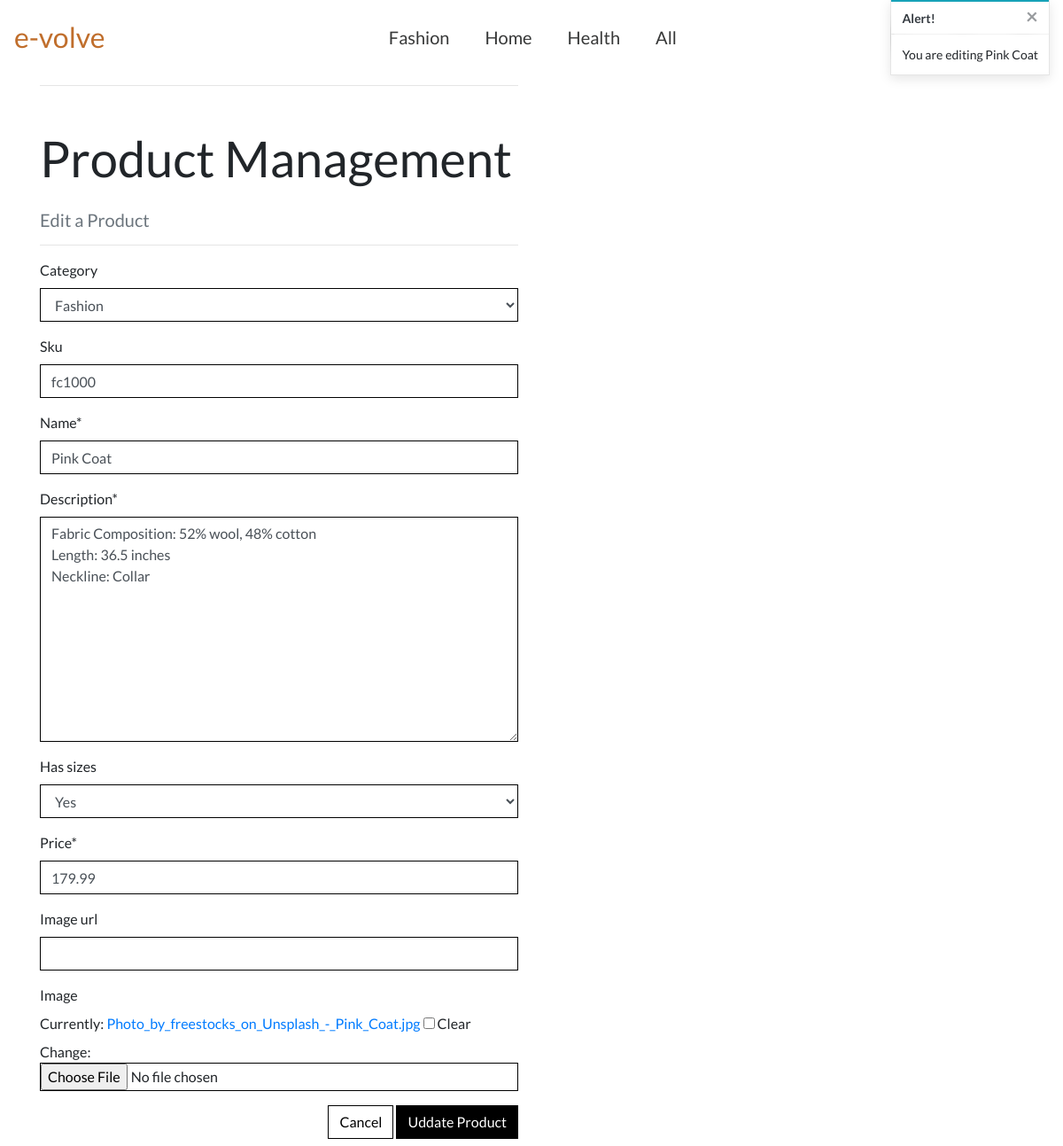
Page /products/edit/1/ (signed in) on the earlier database version.
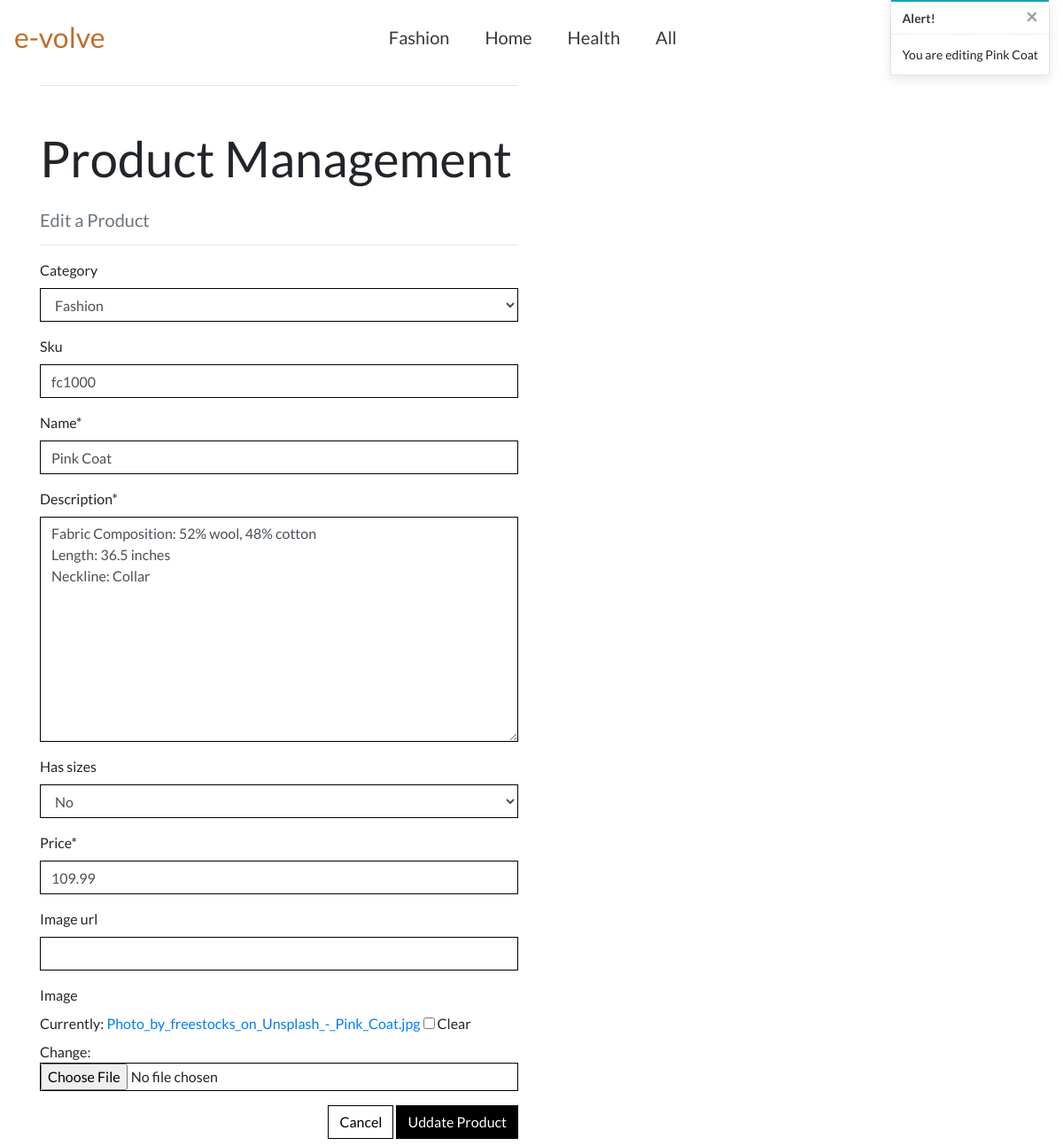
Same page on the later database version.
### products/models.py (models this page shows, shortened)
class Product(models.Model):
    category = models.ForeignKey('Category', null=True, blank=True,
                                 on_delete=models.SET_NULL)
    sku = models.CharField(max_length=254, null=True, blank=True)
    name = models.CharField(max_length=254)
    description = models.TextField()
    has_sizes = models.BooleanField(default=False, null=True, blank=True)
    price = models.DecimalField(max_digits=6, decimal_places=2)
    image_url = models.URLField(max_length=1024, null=True, blank=True)
    image = models.ImageField(null=True, blank=True)

### products/views.py (the view)
# urls.py: path('edit/<int:product_id>/', views.edit_product, name='edit_product'),
@login_required()
def edit_product(request, product_id):
    if not request.user.is_superuser:
        messages.error(request, 'Sorry, only store owners can do that.')
        return redirect(reverse('home'))
    product = get_object_or_404(Product, pk=product_id)
    if request.method == 'POST':
        form = ProductForm(request.POST, request.FILES, instance=product)
        if form.is_valid():
            form.save()
            messages.success(request, 'Successfully updated product!')
            return redirect(reverse('product_detail', args=[product.id]))
        else:
            messages.error(request, 'Failed to update product. Please ensure the form is valid.')
    else:
        form = ProductForm(instance=product)
        messages.info(request, f'You are editing {product.name}')
    template = 'products/edit_product.html'
    context = {
        'form': form,
        'product': product,
    }
    return render(request, template, context)

### products/forms.py
class ProductForm(forms.ModelForm):
    class Meta:
        model = Product
        fields = '__all__'
    def __init__(self, *args, **kwargs):
        super().__init__(*args, **kwargs)
        categories = Category.objects.all()
        friendly_names = [(c.id, c.get_friendly_name()) for c in categories]
        self.fields['category'].choices = friendly_names
        for field_name, field in self.fields.items():
            field.widget.attrs['class'] = 'border-black rounded-0'

### products/models.py (called while the page is built)
    def get_friendly_name(self):
        return self.friendly_name

### products/templates/products/edit_product.html (shortened to what this page needs)
{% extends "base.html" %}
{% load static %}
{% block content %}
    <div class="overlay"></div>
    <div class="container">
        <div class="row">
            <div class="mt-5 col-12 col-md-6">
                <hr class="mt-5 mb-5">
                <h2 class="logo-font mb-4">Product Management</h2>
                <h5 class="text-muted">Edit a Product</h5>
                <hr>
            </div>
        </div>
        <div class="row">
            <div class="col-12 col-md-6">
                <form method="POST" action="{% url 'edit_product' product.id %}" class="form mb-2" enctype="multipart/form-data">
                    {{ form | crispy }}
                    <div class="text-right">
                        <a class="btn btn-outline-black rounded-0" href="{% url 'products' %}">Cancel</a>
                        <button class="btn btn-black rounded-0" type="submit">Uddate Product</button>
                    </div>
                </form>
            </div>
        </div>
    </div>
{% endblock %}

Differences in the rows shown:
changed Product "Fashion": has_sizes "Yes" → "No"; price "179.99" → "109.99"
